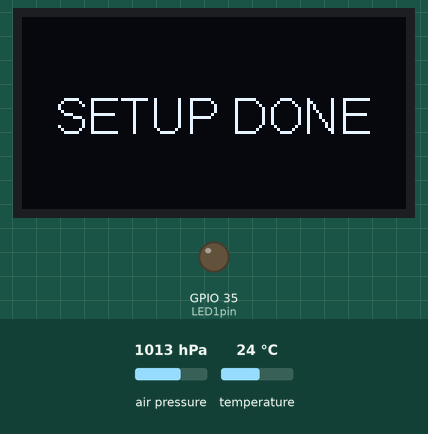
Recording of a sketch running on a simulated ESP32. Parts: 128×64 one-colour display, output pins drawn as LEDs (lit = HIGH). Inputs (shaded band) come from the test bench; at power-on: air pressure 1013 hPa, temperature 24 °C. What the sketch prints to the serial monitor is not drawn.

Above: at 4.6 s.
At 7.7 s:
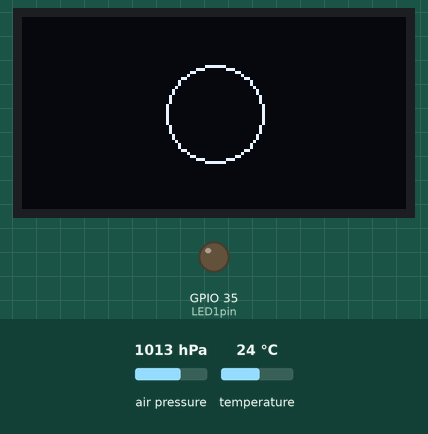
7.8 s: air pressure set to 1025 hPa
At 7.82 s:
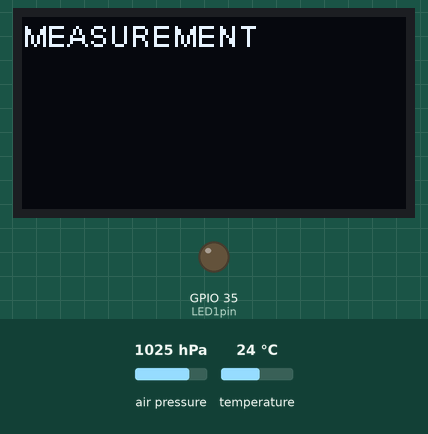
At 8.22 s:
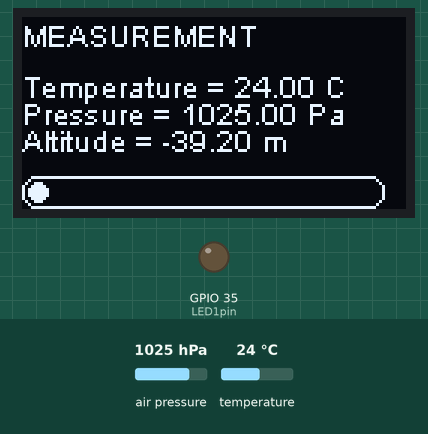
Timing chart, 0 to 10.8 s (numbered marks = the images above; inputs shaded):
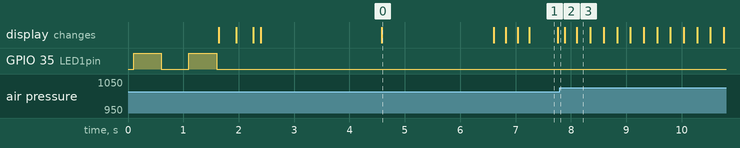

The sketch:

WeatherSens_05.ino
```cpp
#include "HT_SSD1306Wire.h"
#include <WiFi.h>
#include <WebServer.h>
#include <Wire.h>
#include <Adafruit_Sensor.h>
#include <Adafruit_BMP280.h>

/* Put personalized SSID & Password */
const char* ssid = "ESP32";  // Enter SSID here
const char* password = "12345678";  //Enter Password here

/* Put IP Address details */
IPAddress local_ip(192,168,1,1);
IPAddress gateway(192,168,1,1);
IPAddress subnet(255,255,255,0);

WebServer server(80);

SSD1306Wire  display(0x3c, 500000, SDA_OLED, SCL_OLED, GEOMETRY_128_64, RST_OLED); // addr , freq , i2c group , resolution , rst

#define SEALEVELPRESSURE_HPA (1020.25) // if negative measure increment sea level HPA
#define BMP_SCK  (26)
#define BMP_MISO (33)
#define BMP_MOSI (48)
#define BMP_CS   (47)

Adafruit_BMP280 bmp(BMP_CS, BMP_MOSI, BMP_MISO, BMP_SCK); //BMP in SPI softwere mode

// Variable to store BMP280 measure
float temperature, pressure, altitude, oldt, oldp, olda;;

// Variable to store the HTTP request
String header;

// Current time
unsigned long currentTime = millis();

// Previous time
unsigned long previousTime = 0;

// Define timeout time in milliseconds
const long timeoutTime = 5000;


// Adapted from Adafruit_SSD1306 OLED
void drawRect(void) {
  for (int16_t i=0; i<display.getHeight()/2; i+=2) {
    display.drawRect(i, i, display.getWidth()-2*i, display.getHeight()-2*i);
    display.display();
    delay(10);
  }
  for (int16_t i=1; i<display.getHeight()/2; i+=2) {
    display.drawRect(i, i, display.getWidth()-2*i, display.getHeight()-2*i);
    display.display();
    delay(10);
  }
}

// Adapted from Adafruit_SSD1306 OLED
void drawCircle(void) {
  // This will draw the part of the circel in quadrant 1
  // Quadrants are numberd like this:
  //   0010 | 0001
  //  ------|-----
  //   0100 | 1000
  //
  display.drawCircleQuads(display.getWidth()/2, display.getHeight()/2, display.getHeight()/4, 0b00000001);
  display.display();
  delay(200);
  display.drawCircleQuads(display.getWidth()/2, display.getHeight()/2, display.getHeight()/4, 0b00000011);
  display.display();
  delay(200);
  display.drawCircleQuads(display.getWidth()/2, display.getHeight()/2, display.getHeight()/4, 0b00000111);
  display.display();
  delay(200);
  display.drawCircleQuads(display.getWidth()/2, display.getHeight()/2, display.getHeight()/4, 0b00001111);
  display.display();
}

// Adafruit_SSD1306 OLED routine to print one line
void print(String buffer) {
  // Initialize the log buffer
  // allocate memory to store 4 lines of text and 30 chars per line.
  display.setLogBuffer(4, 30);

  display.clear();
    // Print to the screen
    display.println(buffer);
    // Draw it to the internal screen buffer
    display.drawLogBuffer(0, 0);
    // Display it on the screen
    display.display();
    delay(100);
}

// Adafruit_SSD1306 OLED setup and settigns routine
void displaysetup() {

  display.init();
  display.clear();
  display.display();
  display.setContrast(255);

  drawRect();
  delay(1000);

  drawCircle();
  delay(500);
  display.clear();

  display.setTextAlignment(TEXT_ALIGN_CENTER);
  display.clear();
  display.display();
  display.screenRotate(ANGLE_0_DEGREE);
  display.setFont(ArialMT_Plain_16);
  display.drawString(display.getWidth()/2, display.getHeight()/2-16/2, "SETUP DONE");
  display.display();
  delay(2000);

  display.setFont(ArialMT_Plain_10);
}

// Sensor setup in SPI mode (4pin)
void sensorsetup(){

  unsigned status = bmp.begin(0x77); // is BMP280 in SPI mode

  if (!status) {
    print("ERROR SENSOR");
    while (1) delay(10);
  }

  /* Default settings from datasheet. */
  bmp.setSampling(Adafruit_BMP280::MODE_NORMAL,     /* Operating Mode. */
                  Adafruit_BMP280::SAMPLING_X2,     /* Temp. oversampling */
                  Adafruit_BMP280::SAMPLING_X16,    /* Pressure oversampling */
                  Adafruit_BMP280::FILTER_X16,      /* Filtering. */
                  Adafruit_BMP280::STANDBY_MS_500); /* Standby time. */
}

void handle_OnConnect() {
  server.send(200, "text/html", SendHTML());
}

void handle_NotFound(){
  server.send(404, "text/plain", "Not found");
}

String SendHTML(){
  #define ms_per_hour  3600000
  #define ms_per_min    60000
  #define ms_per_sec    1000

  long now = millis();

  int hh = (now / ms_per_hour);
  now -= (hh * ms_per_hour);
  int mm = (now / ms_per_min);
  now -= (mm * ms_per_min);
  int ss = (now / ms_per_sec);

  String tup = (String) hh;
  tup += ":";
  tup += (String) mm;
  tup += ":";
  tup += (String) ss;

  String ptr = "<!DOCTYPE HTML><html><head>";
  ptr += "<title>BMP280 Web Server</title>";
  ptr += "<meta name=\"viewport\" content=\"width=device-width, initial-scale=1\">";
  ptr += "<link rel=\"stylesheet\" href=\"https://use.fontawesome.com/releases/v5.7.2/css/all.css\" integrity=\"sha384-fnmOCqbTlWIlj8LyTjo7mOUStjsKC4pOpQbqyi7RrhN7udi9RwhKkMHpvLbHG9Sr\" crossorigin=\"anonymous\">";
  ptr += "<link rel=\"icon\" href=\"data:,\"> <style>";
  ptr += "html {font-family: Arial; display: inline-block; text-align: center;}p {font-size: 1.2rem; margin: 8px;}body {  margin: 0;}h5{margin: 15px;}h4{margin-bottom: 5px;}";
  ptr += ".topnav { overflow: hidden; background-color: #4B1D3F; color: white; font-size: 1.7rem; }";
  ptr += ".content { padding: 20px; }.card { background-color: white; box-shadow: 2px 2px 12px 1px rgba(140,140,140,.5); }";
  ptr += ".cards { max-width: 700px; margin: 0 auto; display: grid; grid-gap: 2rem; grid-template-columns: repeat(auto-fit, minmax(300px, 1fr)); }";
  ptr += ".reading { font-size: 2.8rem; } p.old { margin: 0px; }";
  ptr += ".card.temperature { color: #0e7c7b; }";
  ptr += ".card.altitude { color: #17bebb; }";
  ptr += ".card.pressure { color: #3fca6b; }";
  ptr += "</style></head><body>";
  ptr += "<div class=\"topnav\"><h3>BMP280 WEB SERVER</h3><h5>Last update: ";
  ptr += tup;
  ptr += "</h5></div>";
  ptr += "<div class=\"content\"><div class=\"cards\">";
  ptr += "<div class=\"card temperature\"><h4><i class=\"fas fa-thermometer-half\"></i> TEMPERATURE</h4><p class=\"old\"><span ><span id=\"temp\">";
  ptr += (String) oldt;
  ptr += "</span> &deg;C</span></p><p><span class=\"reading\"><span id=\"temp\">";
  ptr += (String) temperature;
  ptr += "</span> &deg;C</span></p></div>";
  ptr += "<div class=\"card pressure\"><h4><i class=\"fas fa-angle-double-down\"></i> PRESSURE</h4><p class=\"old\"><span ><span id=\"pres\">";
  ptr += (String) oldp;
  ptr += "</span> hPa</span></p><p><span class=\"reading\"><span id=\"pres\">";
  ptr += (String) pressure;
  ptr += "</span> hPa</span></p></div>";
  ptr += "<div class=\"card altitude\"><h4><i class=\"fas fa-arrow-up\"></i> ALTITUDE</h4><p class=\"old\"><span ><span id=\"alt\">";
  ptr += (String) olda;
  ptr += "</span> m</span></p><p><span class=\"reading\"><span id=\"alt\">";
  ptr += (String) altitude;
  ptr += "</span> m</span></p></div>";
  ptr += "</div></div></body></html>";

  return ptr;
}

void wifisetup(){
  Serial.println("Connecting to ");


  WiFi.softAP(ssid, password);
  WiFi.softAPConfig(local_ip, gateway, subnet);
  Serial.print("Got IP: ");  Serial.println(ssid);

  server.on("/", handle_OnConnect);
  server.on("/measure", getMeas);
  server.onNotFound(handle_NotFound);

  server.begin();
  Serial.println("HTTP server started");
}

void getMeas(){

  oldt = temperature;
  oldp = pressure;
  olda = altitude;

  temperature = bmp.readTemperature();
  pressure = bmp.readPressure() / 100.0F;
  altitude = bmp.readAltitude(SEALEVELPRESSURE_HPA);
  server.send(200, "text/html", SendHTML());
  printOledMeas();
}

void printOledMeas(){

  String T, P, A;

  T+="Temperature = ";
  T+=(String) temperature;
  T+=" C";
    display.drawString(0, 17, T);

  P+="Pressure = ";
  P+=(String) pressure;
  P+=" Pa";
    display.drawString(0, 26, P);

  A+="Altitude = ";
  A+=(String) altitude;
  A+=" m";
  display.drawString(0, 35, A);

  delay(10);
  display.display();
}

void setup() {

  Serial.begin(115200);

  uint8_t LED1pin = 35;
  pinMode(LED1pin, OUTPUT);; // Set GPIO35 as digital output pin
  delay(100);
  digitalWrite(LED1pin, HIGH);
  delay(500);
  digitalWrite(LED1pin, LOW);
  delay(500);
  digitalWrite(LED1pin, HIGH);
  delay(500);
  digitalWrite(LED1pin, LOW);

  sensorsetup();
  wifisetup();
  displaysetup();

}

void loop() {
  display.clear();
  display.display();

  drawCircle();
  delay(500);

  print("MEASUREMENT");
  getMeas();

  // draw the progress bar
  for (int i=1; i < 1000; i++) {

    server.handleClient();

    int progress = (i / 10) % 100;
    display.drawProgressBar(0,53, 120, 10, progress);
    display.display();
    delay(10);
  }

}
```

Measured:
- after the input at 7.8 s, the display: first changes after 0.09 s (image 3 shows a later state)
- what the display in image 0 shows lasts 2.0 s, from 4.6 s to 6.6 s
- what the display in image 1 shows lasts 0.5 s, from 7.3 s to 7.8 s
